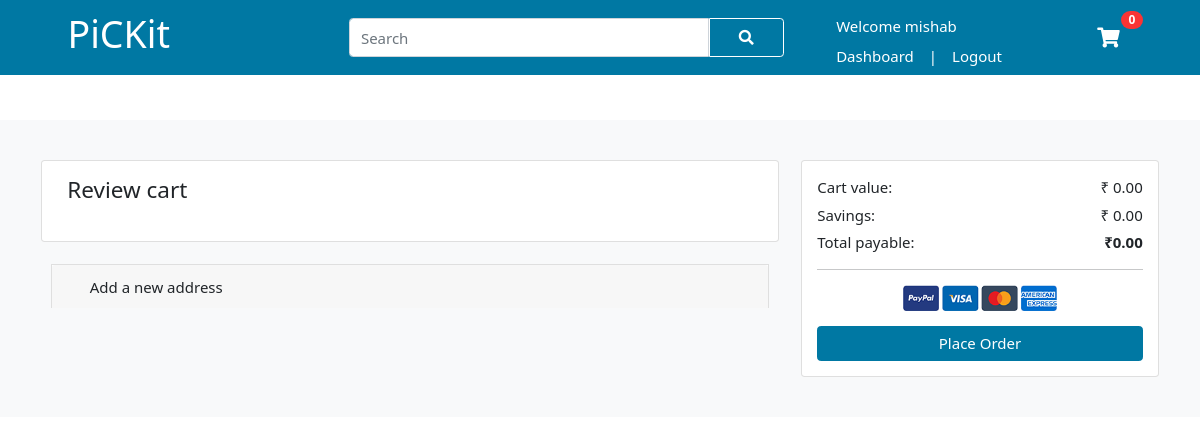
/checkout/ (signed in), run on an earlier commit of the app's database.
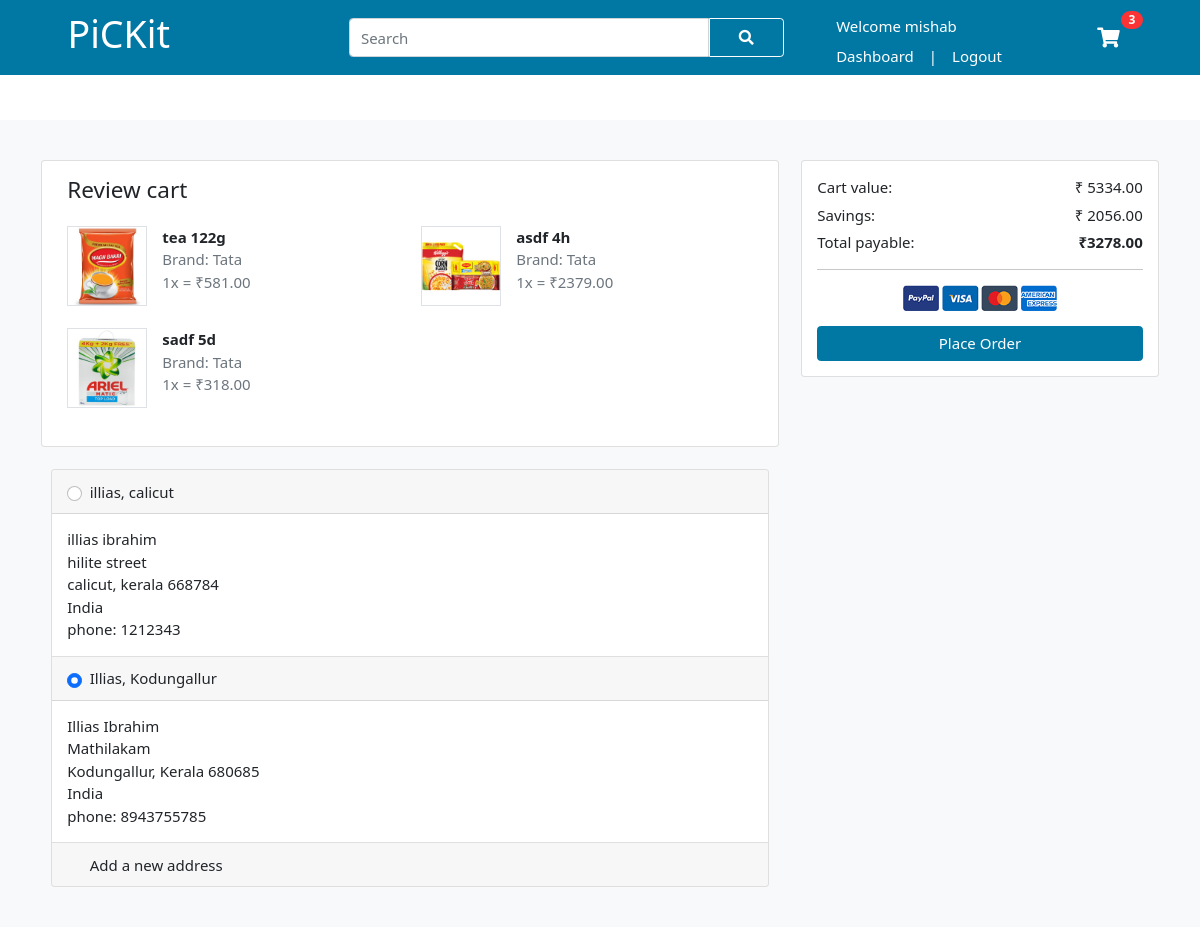
And on a later commit of the database.
### user/models.py (models this page shows, shortened)
class CartItem(models.Model):
    user            = models.ForeignKey(Account,on_delete=models.CASCADE, null=True)
    product         = models.ForeignKey(Product, on_delete=models.CASCADE)
    cart            = models.ForeignKey(Cart, on_delete=models.CASCADE, null=True)
    quantity        = models.IntegerField()
    is_active       = models.BooleanField(default=True)
    def sub_total(self):
        return self.product.discount_price * self.quantity

class DeliveryAddress(models.Model):
    user           = models.ForeignKey(Account,on_delete=models.CASCADE)
    first_name     = models.CharField(max_length=50)
    last_name      = models.CharField(max_length=50)
    phone          = models.CharField(max_length=15)
    email          = models.EmailField(max_length=100)
    country        = models.CharField(max_length=30)
    state          = models.CharField(max_length=30)
    street         = models.CharField(max_length=100)
    city           = models.CharField(max_length=50)
    pin            = models.CharField(max_length=10)
    building       = models.CharField(max_length=50, blank=True)
    landmark       = models.CharField(max_length=50,blank=True)

### vendor/models.py (models this page shows, shortened)
class Product(models.Model):
    product_name    = models.CharField(max_length=100, unique=True)
    mrp             = models.IntegerField()
    offer           = models.IntegerField()
    discount        = models.IntegerField(default=0)
    discount_price  = models.IntegerField(default=0)
    quantity        = models.CharField(max_length=10)
    description     = models.TextField(blank=True)
    brand           = models.ForeignKey(Brand, on_delete=models.CASCADE)
    category        = models.ForeignKey(Category, on_delete=models.CASCADE)
    image_1         = models.ImageField(upload_to = 'photos/products/primary')
    image_2         = models.ImageField(upload_to = 'photos/products/secondary')
    image_3         = models.ImageField(upload_to = 'photos/products/secondary', blank = True)
    image_4         = models.ImageField(upload_to = 'photos/products/secondary', blank = True)
    added_at        = models.DateTimeField(auto_now_add=True)
    modified_at     = models.DateTimeField(auto_now=True)

class Brand(models.Model):
    brand_name   = models.CharField(max_length=50,unique=True)
    time_added   = models.DateTimeField(auto_now_add=True)

### user/views.py (the view)
# urls.py: path('checkout/',views.checkout,name="checkout"),
@login_required(login_url='sign-in')
def checkout(request):
    try:
        total = 0
        quantity =0
        discount = 0
        total_mrp =0
        cart_items = None
        if request.user.is_authenticated:
            cart_items = CartItem.objects.filter(user=request.user,is_active=True)
        else:
            cart = Cart.objects.get(cart_id=_cart_id(request))
            cart_items = CartItem.objects.filter(cart=cart,is_active=True)
        for cart_item in cart_items:
            total_mrp += (cart_item.product.mrp * cart_item.quantity)
            total += (cart_item.product.discount_price * cart_item.quantity)
            discount += (cart_item.product.discount * cart_item.quantity)
            quantity += cart_item.quantity
    except:
        pass
    delivery_addresses = DeliveryAddress.objects.filter(user=request.user)
    context = {
        'total':total,
        'quantity':quantity,
        'cart_items':cart_items,
        'discount':discount,
        'total_mrp':total_mrp,
        'delivery_addresses':delivery_addresses,
    }
    return render(request,'user/place_order.html',context)

### user/context_processors.py (called while the page is built)
def menu_links(request):
    links = Category.objects.all()
    return dict(links=links)

def counter(request):
    cart_count = 0
    if 'admin' in request.path:
        return {}
    else:
        try:
            cart = Cart.objects.filter(cart_id = _cart_id(request))
            if request.user.is_authenticated:
                cart_items = CartItem.objects.all().filter(user= request.user)
            else:
                cart_items = CartItem.objects.all().filter(cart=cart[:1])
            for cart_item in cart_items:
                cart_count += cart_item.quantity
        except Cart.DoesNotExist:
            cart_count = 0
    return dict(cart_count = cart_count)

### user/views.py (called while the page is built)
def _cart_id(request):
    cart = request.session.session_key
    if not cart:
        cart = request.session.create()
    return cart

### templates/user/place_order.html (shortened to what this page needs)
{% extends 'user/base.html' %}
{% load static %}
{% block content %}
<section class="section-content padding-y bg">
	<div class="container">
		<div class="row">
			<div class="col-lg-8">
				<article class="card mb-4 col-md-12">
					<div class="card-body">
						<h4 class="card-title mb-4">Review cart</h4>
						<div class="row">
							{% for cart_item in cart_items %}
							<div class="col-md-6">
								<figure class="itemside  mb-4">
									<div class="aside"><img src="{{ cart_item.product.image_1.url }}"
											class="border img-sm">
									</div>
									<figcaption class="info">
										<p><b>{{ cart_item.product.product_name }} {{ cart_item.product.quantity }}</b>
										</p>
										<p class="text-secondary">Brand: {{ cart_item.product.brand.brand_name }}</p>
										<span class="text-muted">{{ cart_item.quantity }}x = ₹{{cart_item.sub_total}}.00
										</span>
									</figcaption>
								</figure>
							</div>
							{% endfor %}
						</div>
					</div>
				</article>
				<main class="col-md-12">
					<article class="accordion" id="accordion_pay">
						{% for delivery_address in delivery_addresses %}
						<div class="card">
							<header class="card-header">
								<label class="form-check" data-toggle="collapse"
									data-target="#{{delivery_address.first_name}}">
									<input class="form-check-input " name="payment-option" checked type="radio"
										value="option2">
									<h6 class="form-check-label">
										{{delivery_address.first_name}}, {{delivery_address.city}}
									</h6>
								</label>
							</header>
							<div id="{{delivery_address.first_name}}" class="collapse show"
								data-parent="#accordion_pay">
								<div class="card-body">
									<p>{{delivery_address.first_name}} {{delivery_address.last_name}}
										<br>{{delivery_address.street}}
										<br>{{delivery_address.city}}, {{delivery_address.state}}
										{{delivery_address.pin}}
										<br>{{delivery_address.country}}
										<br>phone: {{delivery_address.phone}}
									</p>
								</div>
							</div>
						</div>
						{% endfor %}
						<div class="card">
							<header class="card-header">
								<label class="form-check" data-toggle="collapse" data-target="#pay_payme">
									<h6 class="form-check-label"> Add a new address </h6>
								</label>
							</header>
						</div>
					</article>
				</main>
			</div>
			<aside class="col-lg-4 float-right">
				<div class="card">
					<div class="card-body">
						<dl class="dlist-align">
							<dt>Cart value:</dt>
							<dd class="text-right">₹ {{ total_mrp }}.00</dd>
						</dl>
						<dl class="dlist-align">
							<dt>Savings:</dt>
							<dd class="text-right">₹ {{ discount }}.00 </dd>
						</dl>
						<dl class="dlist-align">
							<dt>Total payable:</dt>
							<dd class="text-right text-dark b"><strong>₹{{ total }}.00</strong></dd>
						</dl>
						<hr>
						<p class="text-center mb-3">
							<img src="{% static 'users/images/payments.png' %}" height="26">
						</p>
						<a href="" class="btn btn-major btn-block"> Place Order </a>
					</div>
				</div>
			</aside>
		</div>
	</div>
</section>
{% endblock %}

### templates/user/includes/nav.html (shortened to what this page needs)
{% load static %}
<header class="nav-container" >
    <div class="container">
        <nav class="navbar navbar-expand-lg ">
            <div class="container-fluid	">
                <a class=" pickit" href="{% url 'home' %}"><h1>PiCK<span>it</span></h1></a>
                <div class="collapse navbar-collapse justify-content-end" id="navbarSupportedContent">
                    <form action="{% url 'search' %}" class="d-flex nav-search search-nav ">
                        <input name="search_key" class="form-control search-nav search-nav-input" type="search" placeholder="Search"
                            aria-label="Search">
                        <button  class="btn btn-outline-light search-nav search-nav-btn" type="submit"><i
                                class="fas fa-search"></i></button>
                    </form>
                    <div class="d-flex flex-row">
                        {% if user.id is None %}
                        <div class="d-flex flex-column welcome">
                            <ul class="navbar-nav me-auto mb-2 mb-lg-0">
                                <li class="text-white nav-link">Welcome guest!</li>
                            </ul>
                            <ul class="navbar-nav me-auto mb-2 mb-lg-0">
                                <li class="nav-item">
                                    <a class="nav-link active" href="{% url 'sign-in' %}">Sign in</a>
                                </li>
                                <li class="nav-item pipe">
                                    <p class="nav-link text-white">|</p>
                                </li>
                                <li class="nav-item">
                                    <a class="nav-link active" href="{% url 'sign-up' %}">Sign up</a>
                                </li>
                                <li class="nav-item">
                                    <a class="nav-link active cart-text" href="{% url 'cart' %}">Cart</a>
                                </li>
                            </ul>
                        </div>
                        {% else %}
                        <div class="d-flex flex-column welcome">
                            <ul class="navbar-nav me-auto mb-2 mb-lg-0">
                                <li class="text-white nav-link">Welcome {{ user.first_name }}</li>
                            </ul>
                            <ul class="navbar-nav me-auto mb-2 mb-lg-0">
                                <li class="nav-item">
                                    <a class="nav-link active" href="">Dashboard</a>
                                </li>
                                <li class="nav-item pipe">
                                    <p class="nav-link text-white">|</p>
                                </li>
                                <li class="nav-item">
                                    <a class="nav-link active" href="{% url 'logout' %}">Logout</a>
                                </li>
                            </ul>
                        </div>
                        {% endif %}
                        <div class="align-self-center">
                            <a href="{% url 'cart' %}" class="widget-header pl-3 ml-3">
                                <div class=" cart icon cart-icon icon-sm"><i class="fa fa-shopping-cart"></i>
                                </div id="cartCount">
                                <span id="badgeCount"  class="badge badge-pill badge-danger notify">{{ cart_count }}</span>
                            </a>
                        </div>
                    </div>
                </div>
            </div>
        </nav>
    </div>
</header>

What changed in the data, as far as the page shows it:
added CartItem: product.image_1 (picture), product.product_name "tea", product.quantity "122g", product.brand.brand_name "Tata", quantity "1", sub_total "581"
added CartItem: product.image_1 (picture), product.product_name "asdf", product.quantity "4h", product.brand.brand_name "Tata", quantity "1", sub_total "2379"
added CartItem: product.image_1 (picture), product.product_name "sadf", product.quantity "5d", product.brand.brand_name "Tata", quantity "1", sub_total "318"
added DeliveryAddress: first_name "illias", city "calicut", last_name "ibrahim", street "hilite street", state "kerala", pin "668784", country "India", phone "1212343"
added DeliveryAddress: first_name "Illias", city "Kodungallur", last_name "Ibrahim", street "Mathilakam", state "Kerala", pin "680685", country "India", phone "8943755785"
Also different on the page:
{{ cart_count }}: "0" → "3"
{{ total_mrp }}: "0" → "5334"
{{ discount }}: "0" → "2056"
{{ total }}: "0" → "3278"
